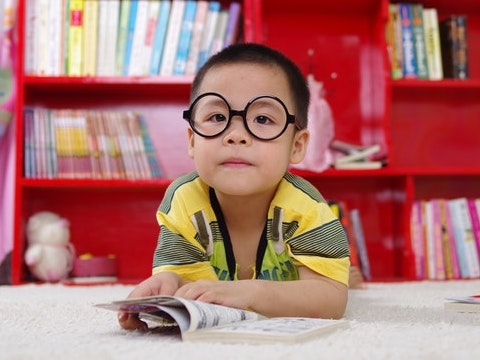
#> input picture image.jpg, 480 x 360 px
$ jupyter execute Untitled.ipynb   (older library calls are emulated)
#> lines starting #> are read from the running program, lines starting #| are printed output that depends on the picture
[cell 1]
import cv2
import numpy as np
import matplotlib.pyplot as plt

[cell 2]
# Read the image
img = cv2.imread("image.jpg")
#> img is the input picture: shape (360, 480, 3); mean B, G, R 111.8, 115.3, 174.3

# Check whether image is loaded
if img is None:
    print("Error: Image not found!")
else:
    print("Image loaded successfully")

# Convert BGR to RGB for displaying using Matplotlib
img_rgb = cv2.cvtColor(img, cv2.COLOR_BGR2RGB)

# Display original image
plt.figure(figsize=(6, 5))
plt.imshow(img_rgb)
plt.title("Original Image")
plt.axis("off")
plt.show()

[cell 3]
# Averaging filter
average = cv2.blur(img, (5, 5))
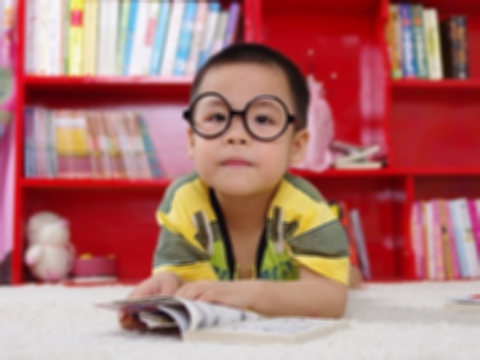
#> average: shape (360, 480, 3); mean B, G, R 111.8, 115.3, 174.3

# Convert BGR to RGB
average_rgb = cv2.cvtColor(average, cv2.COLOR_BGR2RGB)

plt.figure(figsize=(6, 5))
plt.imshow(average_rgb)
plt.title("Averaging Filter")
plt.axis("off")
plt.show()

[cell 4]
# Weighted averaging kernel
kernel = np.array([
    [1, 2, 1],
    [2, 4, 2],
    [1, 2, 1]
], dtype=np.float32)

# Normalize the kernel
kernel = kernel / np.sum(kernel)

# Apply weighted averaging
weighted = cv2.filter2D(img, -1, kernel)

# Convert BGR to RGB
weighted_rgb = cv2.cvtColor(weighted, cv2.COLOR_BGR2RGB)

plt.figure(figsize=(6, 5))
plt.imshow(weighted_rgb)
plt.title("Weighted Averaging Filter")
plt.axis("off")
plt.show()

[cell 5]
# Gaussian filter
gaussian = cv2.GaussianBlur(img, (5, 5), 0)

# Convert BGR to RGB
gaussian_rgb = cv2.cvtColor(gaussian, cv2.COLOR_BGR2RGB)

plt.figure(figsize=(6, 5))
plt.imshow(gaussian_rgb)
plt.title("Gaussian Filter")
plt.axis("off")
plt.show()

[cell 6]
# Median filter
median = cv2.medianBlur(img, 5)

# Convert BGR to RGB
median_rgb = cv2.cvtColor(median, cv2.COLOR_BGR2RGB)

plt.figure(figsize=(6, 5))
plt.imshow(median_rgb)
plt.title("Median Filter")
plt.axis("off")
plt.show()

[cell 7]
# Laplacian sharpening kernel
laplacian_kernel = np.array([
    [0, -1, 0],
    [-1, 5, -1],
    [0, -1, 0]
], dtype=np.float32)

# Apply sharpening kernel
laplacian_kernel_result = cv2.filter2D(img, -1, laplacian_kernel)
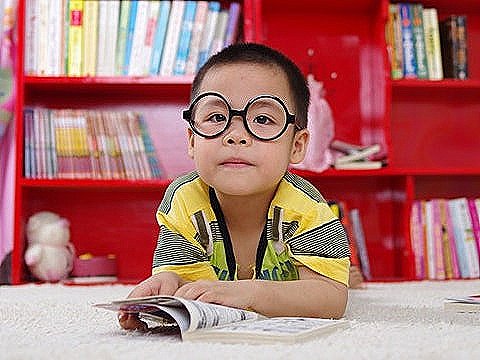
#> laplacian_kernel_result: shape (360, 480, 3); mean B, G, R 113, 116.1, 174.4

# Convert BGR to RGB
laplacian_kernel_rgb = cv2.cvtColor(
    laplacian_kernel_result,
    cv2.COLOR_BGR2RGB
)

plt.figure(figsize=(6, 5))
plt.imshow(laplacian_kernel_rgb)
plt.title("Laplacian Sharpening Using Kernel")
plt.axis("off")
plt.show()

[cell 8]
# Convert image to grayscale
gray = cv2.cvtColor(img, cv2.COLOR_BGR2GRAY)
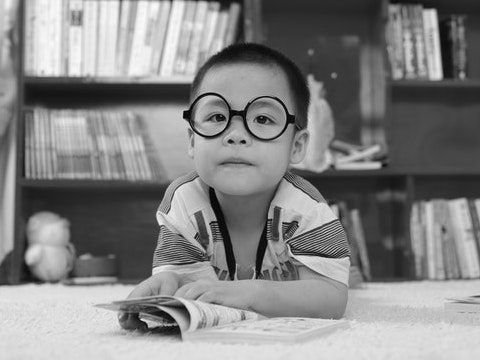
#> gray: shape (360, 480); min 2, max 252, mean 132.5

# Apply Laplacian operator
laplacian = cv2.Laplacian(gray, cv2.CV_64F)
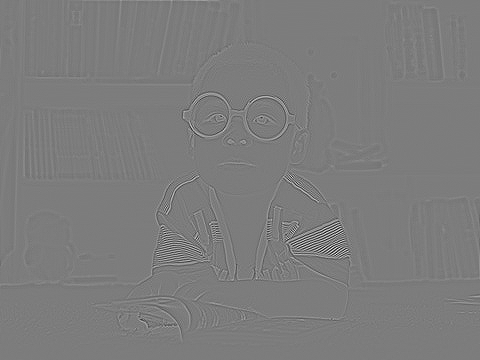
#> laplacian: shape (360, 480) float64; min -438, max 457, mean 0; drawn with min black and max white

# Convert result to uint8
laplacian = cv2.convertScaleAbs(laplacian)
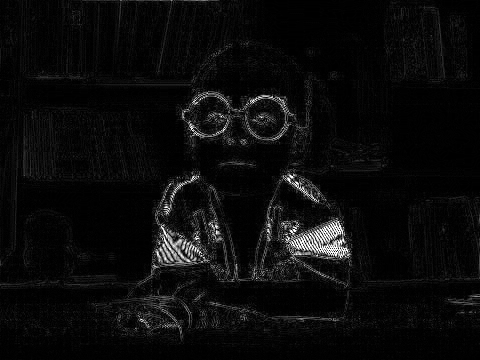
#> laplacian: shape (360, 480); min 0, max 255, mean 11.2

# Display
plt.figure(figsize=(6, 5))
plt.imshow(laplacian, cmap="gray")
plt.title("Laplacian Operator")
plt.axis("off")
plt.show()

[cell 9]
plt.figure(figsize=(15, 10))

# Original
plt.subplot(3, 3, 1)
plt.imshow(img_rgb)
plt.title("Original Image")
plt.axis("off")

# Averaging
plt.subplot(3, 3, 2)
plt.imshow(average_rgb)
plt.title("Averaging")
plt.axis("off")

# Weighted Averaging
plt.subplot(3, 3, 3)
plt.imshow(weighted_rgb)
plt.title("Weighted Averaging")
plt.axis("off")

# Gaussian
plt.subplot(3, 3, 4)
plt.imshow(gaussian_rgb)
plt.title("Gaussian")
plt.axis("off")

# Median
plt.subplot(3, 3, 5)
plt.imshow(median_rgb)
plt.title("Median")
plt.axis("off")

# Laplacian Kernel
plt.subplot(3, 3, 6)
plt.imshow(laplacian_kernel_rgb)
plt.title("Laplacian Kernel Sharpening")
plt.axis("off")

# Laplacian Operator
plt.subplot(3, 3, 7)
plt.imshow(laplacian, cmap="gray")
plt.title("Laplacian Operator")
plt.axis("off")

plt.tight_layout()
plt.show()
